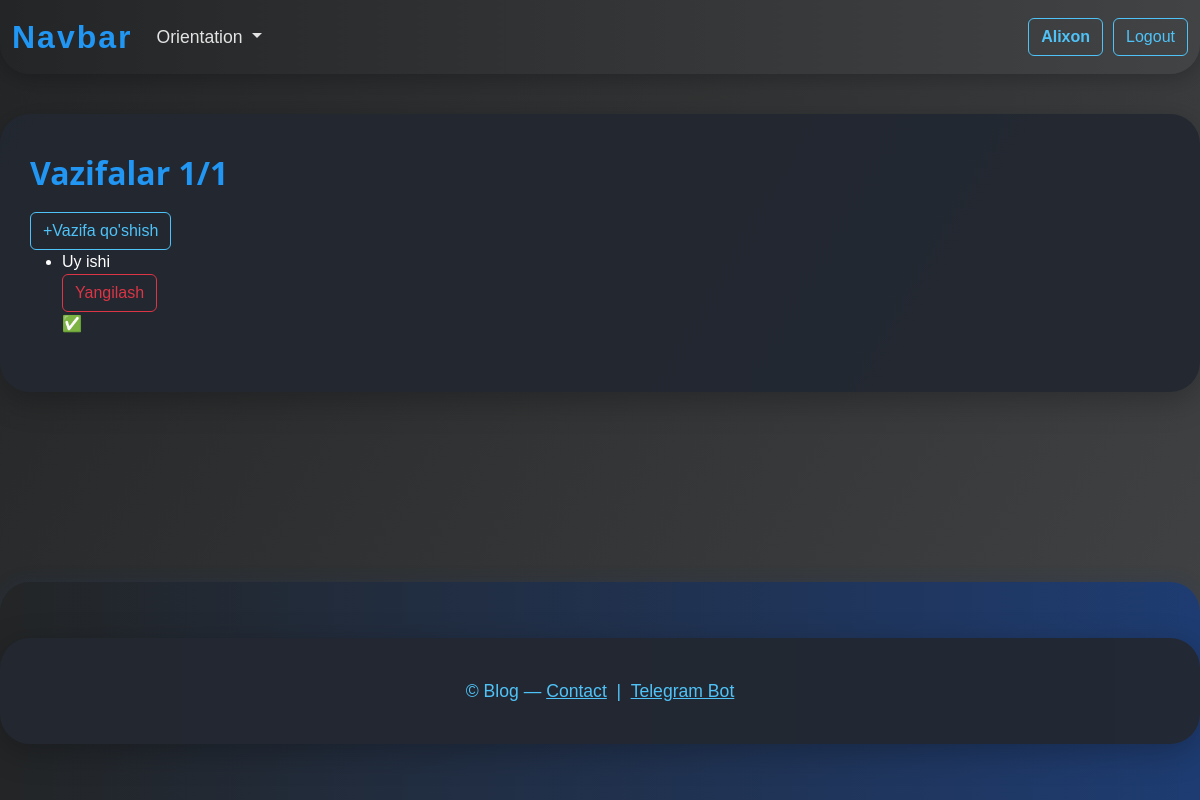
Page / (signed in) on the earlier database version.
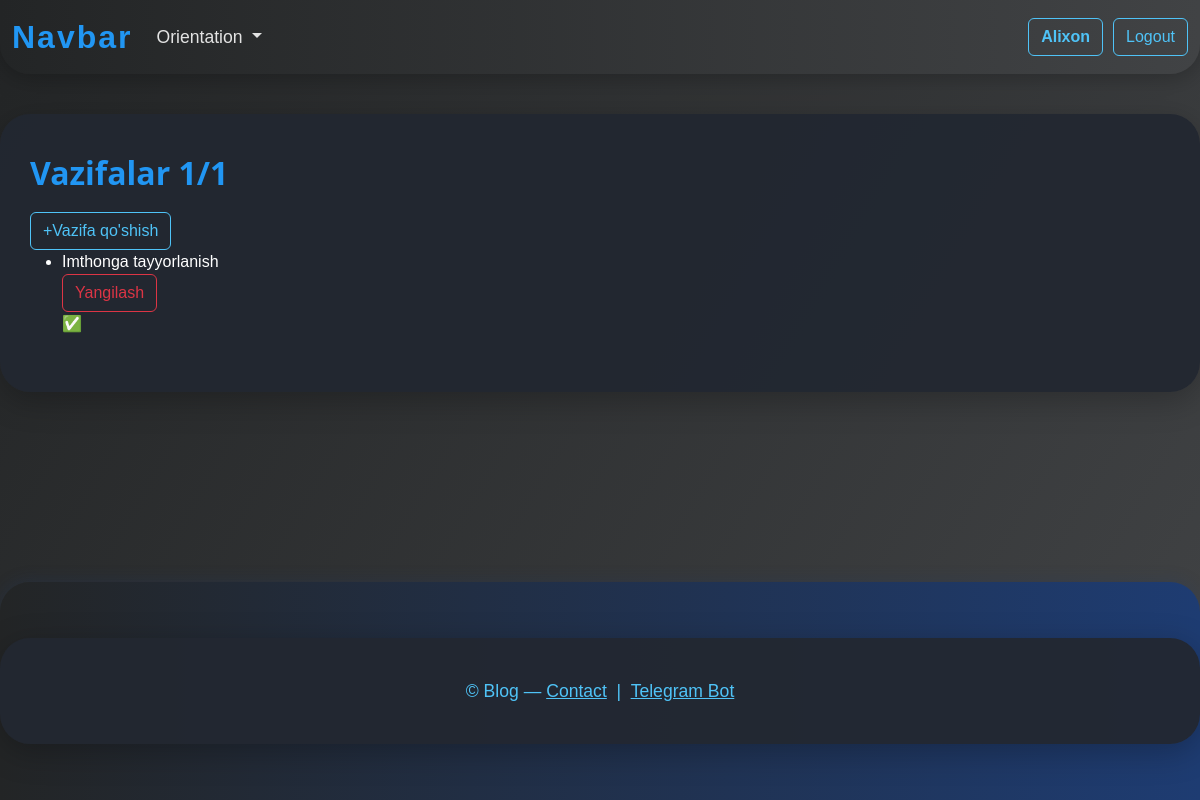
Same page on the later database version.
### todo/models.py (models this page shows, shortened)
class Task(models.Model):
    user = models.ForeignKey(CustomUser, on_delete=models.CASCADE)
    title = models.CharField(max_length=255)
    description = models.TextField(null=True, blank=True)
    is_completed = models.BooleanField(default=False)
    created_at = models.DateTimeField(auto_now_add=True)
    updated_at = models.DateTimeField(auto_now=True)

### todo/views.py (the view)
# urls.py: path('', views.home, name='home'),
@login_required
def home(request):
    all_tasks = False
    if request.user.has_group('Admin'):
        all_tasks = True
    context = {
        'all_tasks': all_tasks,
        'tasks': Task.objects.filter(user=request.user),
        'count_completed': Task.objects.filter(is_completed=True, user=request.user).count()
    }
    return render(request, 'todo/home.html', context=context)

### todo/models.py (called while the page is built)
    def has_group(self, group_name):
        return self.groups.filter(name=group_name).exists()

### templates/todo/home.html (shortened to what this page needs)
{% extends 'todo/base.html' %}
{% block content %}
    <h2>Vazifalar {{ count_completed }}/{{ tasks.count }}</h2>
    <a class="btn btn-outline-secondary" href="{% url 'add' %}">+Vazifa qo'shish</a>
    <ul>
        {% for task in tasks %}
            <div class="task task{{ task.id }}">
                <li>{{ task.title }}</li>
                {% if task.is_completed %}
                    <a href="{% url "edit" task.id %}" class="btn btn-outline-danger">Yangilash</a>
                    <p>✅</p>
                {% else %}
                    <p>❌</p>
                    <a href="{% url "complete" task.id %}" class="btn btn-outline-success">Bajarildi✅</a>
                    <a href="{% url "edit" task.id %}" class="btn btn-outline-success">Yangilash</a>
                {% endif %}
            </div>
        {% endfor %}
    </ul>
{% endblock %}

Differences in the rows shown:
removed Task: title "Uy ishi", is_completed "Yangilash"
added Task: title "Imthonga tayyorlanish", is_completed "Yangilash"
